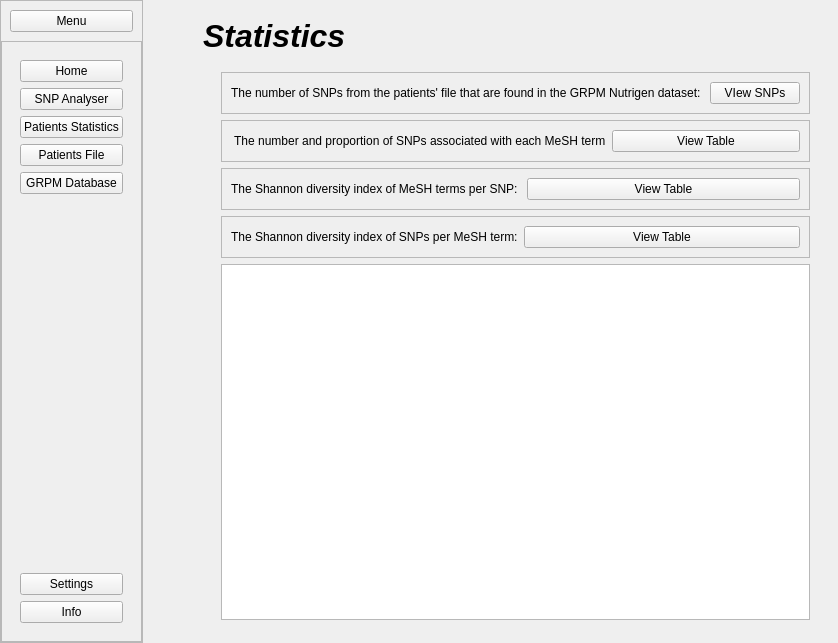
<?xml version="1.0" encoding="UTF-8"?>
<ui version="4.0">
 <class>main_widget</class>
 <widget class="QWidget" name="main_widget">
  <property name="geometry">
   <rect>
    <x>0</x>
    <y>0</y>
    <width>838</width>
    <height>643</height>
   </rect>
  </property>
  <property name="windowTitle">
   <string>Form</string>
  </property>
  <layout class="QHBoxLayout" name="horizontalLayout">
   <property name="spacing">
    <number>0</number>
   </property>
   <property name="leftMargin">
    <number>0</number>
   </property>
   <property name="topMargin">
    <number>0</number>
   </property>
   <property name="rightMargin">
    <number>0</number>
   </property>
   <property name="bottomMargin">
    <number>0</number>
   </property>
   <item>
    <widget class="QWidget" name="left_side_widget" native="true">
     <property name="sizePolicy">
      <sizepolicy hsizetype="Fixed" vsizetype="Preferred">
       <horstretch>0</horstretch>
       <verstretch>0</verstretch>
      </sizepolicy>
     </property>
     <layout class="QHBoxLayout" name="horizontalLayout_2">
      <property name="spacing">
       <number>0</number>
      </property>
      <property name="leftMargin">
       <number>0</number>
      </property>
      <property name="topMargin">
       <number>0</number>
      </property>
      <property name="rightMargin">
       <number>0</number>
      </property>
      <property name="bottomMargin">
       <number>0</number>
      </property>
      <item>
       <widget class="QFrame" name="full_sidebar_frame">
        <property name="frameShape">
         <enum>QFrame::Shape::StyledPanel</enum>
        </property>
        <layout class="QVBoxLayout" name="verticalLayout">
         <property name="spacing">
          <number>0</number>
         </property>
         <property name="leftMargin">
          <number>0</number>
         </property>
         <property name="topMargin">
          <number>0</number>
         </property>
         <property name="rightMargin">
          <number>0</number>
         </property>
         <property name="bottomMargin">
          <number>0</number>
         </property>
         <item>
          <widget class="QFrame" name="open_menu_frame">
           <property name="frameShape">
            <enum>QFrame::Shape::NoFrame</enum>
           </property>
           <property name="frameShadow">
            <enum>QFrame::Shadow::Raised</enum>
           </property>
           <layout class="QVBoxLayout" name="verticalLayout_2">
            <item>
             <widget class="QPushButton" name="menu_button">
              <property name="cursor">
               <cursorShape>PointingHandCursor</cursorShape>
              </property>
              <property name="text">
               <string>Menu</string>
              </property>
             </widget>
            </item>
           </layout>
          </widget>
         </item>
         <item>
          <widget class="QFrame" name="frame">
           <property name="frameShape">
            <enum>QFrame::Shape::StyledPanel</enum>
           </property>
           <property name="frameShadow">
            <enum>QFrame::Shadow::Raised</enum>
           </property>
           <layout class="QVBoxLayout" name="verticalLayout_3">
            <item>
             <widget class="QFrame" name="frame_2">
              <property name="frameShape">
               <enum>QFrame::Shape::NoFrame</enum>
              </property>
              <property name="frameShadow">
               <enum>QFrame::Shadow::Raised</enum>
              </property>
              <layout class="QVBoxLayout" name="verticalLayout_4">
               <item>
                <widget class="QPushButton" name="home_button">
                 <property name="text">
                  <string>Home</string>
                 </property>
                </widget>
               </item>
               <item>
                <widget class="QPushButton" name="menu_snp_analyser_button">
                 <property name="cursor">
                  <cursorShape>PointingHandCursor</cursorShape>
                 </property>
                 <property name="mouseTracking">
                  <bool>true</bool>
                 </property>
                 <property name="contextMenuPolicy">
                  <enum>Qt::ContextMenuPolicy::DefaultContextMenu</enum>
                 </property>
                 <property name="text">
                  <string>SNP Analyser</string>
                 </property>
                </widget>
               </item>
               <item>
                <widget class="QPushButton" name="menu_patients_statistics_button">
                 <property name="cursor">
                  <cursorShape>PointingHandCursor</cursorShape>
                 </property>
                 <property name="text">
                  <string>Patients Statistics</string>
                 </property>
                </widget>
               </item>
               <item>
                <widget class="QPushButton" name="menu_patients_file_button">
                 <property name="cursor">
                  <cursorShape>PointingHandCursor</cursorShape>
                 </property>
                 <property name="text">
                  <string>Patients File</string>
                 </property>
                </widget>
               </item>
               <item>
                <widget class="QPushButton" name="grpm_database_button">
                 <property name="cursor">
                  <cursorShape>PointingHandCursor</cursorShape>
                 </property>
                 <property name="text">
                  <string>GRPM Database</string>
                 </property>
                </widget>
               </item>
               <item>
                <spacer name="verticalSpacer">
                 <property name="orientation">
                  <enum>Qt::Orientation::Vertical</enum>
                 </property>
                 <property name="sizeHint" stdset="0">
                  <size>
                   <width>20</width>
                   <height>40</height>
                  </size>
                 </property>
                </spacer>
               </item>
              </layout>
             </widget>
            </item>
            <item>
             <widget class="QFrame" name="frame_3">
              <property name="frameShape">
               <enum>QFrame::Shape::NoFrame</enum>
              </property>
              <property name="frameShadow">
               <enum>QFrame::Shadow::Raised</enum>
              </property>
              <layout class="QVBoxLayout" name="verticalLayout_5">
               <item>
                <widget class="QPushButton" name="menu_settings_button">
                 <property name="cursor">
                  <cursorShape>PointingHandCursor</cursorShape>
                 </property>
                 <property name="text">
                  <string>Settings</string>
                 </property>
                </widget>
               </item>
               <item>
                <widget class="QPushButton" name="menu_info_button">
                 <property name="cursor">
                  <cursorShape>PointingHandCursor</cursorShape>
                 </property>
                 <property name="text">
                  <string>Info</string>
                 </property>
                </widget>
               </item>
              </layout>
             </widget>
            </item>
           </layout>
          </widget>
         </item>
        </layout>
       </widget>
      </item>
     </layout>
    </widget>
   </item>
   <item>
    <widget class="QWidget" name="right_side_widget" native="true">
     <property name="sizePolicy">
      <sizepolicy hsizetype="Expanding" vsizetype="Preferred">
       <horstretch>0</horstretch>
       <verstretch>0</verstretch>
      </sizepolicy>
     </property>
     <layout class="QVBoxLayout" name="verticalLayout_6">
      <property name="spacing">
       <number>0</number>
      </property>
      <property name="leftMargin">
       <number>60</number>
      </property>
      <property name="topMargin">
       <number>0</number>
      </property>
      <property name="rightMargin">
       <number>10</number>
      </property>
      <property name="bottomMargin">
       <number>5</number>
      </property>
      <item>
       <widget class="QFrame" name="frame_6">
        <property name="frameShape">
         <enum>QFrame::Shape::NoFrame</enum>
        </property>
        <property name="frameShadow">
         <enum>QFrame::Shadow::Raised</enum>
        </property>
        <layout class="QHBoxLayout" name="horizontalLayout_3"/>
       </widget>
      </item>
      <item>
       <widget class="QLabel" name="title_labell">
        <property name="font">
         <font>
          <pointsize>24</pointsize>
          <italic>true</italic>
          <bold>true</bold>
         </font>
        </property>
        <property name="text">
         <string>Statistics</string>
        </property>
        <property name="wordWrap">
         <bool>true</bool>
        </property>
       </widget>
      </item>
      <item>
       <widget class="QFrame" name="description_label">
        <property name="frameShape">
         <enum>QFrame::Shape::NoFrame</enum>
        </property>
        <property name="frameShadow">
         <enum>QFrame::Shadow::Raised</enum>
        </property>
        <layout class="QHBoxLayout" name="horizontalLayout_4">
         <item>
          <widget class="QFrame" name="frame_5">
           <property name="frameShape">
            <enum>QFrame::Shape::NoFrame</enum>
           </property>
           <property name="frameShadow">
            <enum>QFrame::Shadow::Raised</enum>
           </property>
           <layout class="QVBoxLayout" name="verticalLayout_7">
            <item>
             <widget class="QFrame" name="frame_4">
              <property name="frameShape">
               <enum>QFrame::Shape::StyledPanel</enum>
              </property>
              <property name="frameShadow">
               <enum>QFrame::Shadow::Raised</enum>
              </property>
              <layout class="QHBoxLayout" name="horizontalLayout_5">
               <item>
                <widget class="QLabel" name="nr_of_snps_label">
                 <property name="text">
                  <string>The number of SNPs from the patients' file that are found in the GRPM Nutrigen dataset: </string>
                 </property>
                </widget>
               </item>
               <item>
                <widget class="QPushButton" name="view_matching_snps_button">
                 <property name="text">
                  <string>VIew SNPs</string>
                 </property>
                </widget>
               </item>
              </layout>
             </widget>
            </item>
            <item>
             <widget class="QFrame" name="frame_7">
              <property name="frameShape">
               <enum>QFrame::Shape::StyledPanel</enum>
              </property>
              <property name="frameShadow">
               <enum>QFrame::Shadow::Raised</enum>
              </property>
              <layout class="QHBoxLayout" name="horizontalLayout_6">
               <item>
                <widget class="QLabel" name="label">
                 <property name="text">
                  <string> The number and proportion of SNPs associated with each MeSH term</string>
                 </property>
                </widget>
               </item>
               <item>
                <widget class="QPushButton" name="pushButton">
                 <property name="text">
                  <string>View Table</string>
                 </property>
                </widget>
               </item>
              </layout>
             </widget>
            </item>
            <item>
             <widget class="QFrame" name="frame_8">
              <property name="frameShape">
               <enum>QFrame::Shape::StyledPanel</enum>
              </property>
              <property name="frameShadow">
               <enum>QFrame::Shadow::Raised</enum>
              </property>
              <layout class="QHBoxLayout" name="horizontalLayout_7">
               <item>
                <widget class="QLabel" name="label_2">
                 <property name="text">
                  <string>The Shannon diversity index of MeSH terms per SNP: </string>
                 </property>
                </widget>
               </item>
               <item>
                <widget class="QPushButton" name="shannon_mesh_per_snp_button">
                 <property name="text">
                  <string>View Table</string>
                 </property>
                </widget>
               </item>
              </layout>
             </widget>
            </item>
            <item>
             <widget class="QFrame" name="frame_9">
              <property name="frameShape">
               <enum>QFrame::Shape::StyledPanel</enum>
              </property>
              <property name="frameShadow">
               <enum>QFrame::Shadow::Raised</enum>
              </property>
              <layout class="QHBoxLayout" name="horizontalLayout_8">
               <item>
                <widget class="QLabel" name="label_3">
                 <property name="text">
                  <string>The Shannon diversity index of SNPs per MeSH term:</string>
                 </property>
                </widget>
               </item>
               <item>
                <widget class="QPushButton" name="shannon_snp_per_Mesh">
                 <property name="text">
                  <string>View Table</string>
                 </property>
                </widget>
               </item>
              </layout>
             </widget>
            </item>
            <item>
             <widget class="QTableView" name="statistics_table"/>
            </item>
           </layout>
          </widget>
         </item>
        </layout>
       </widget>
      </item>
     </layout>
    </widget>
   </item>
  </layout>
 </widget>
 <resources/>
 <connections/>
</ui>
